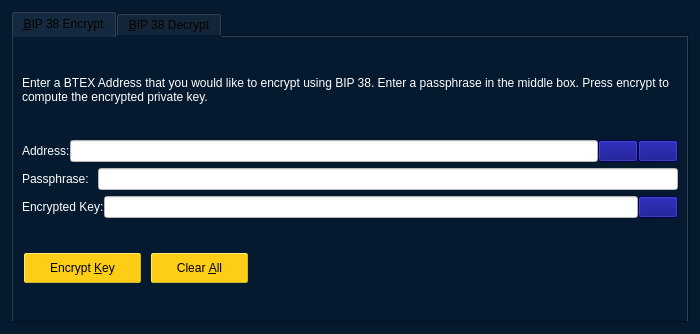
<?xml version="1.0" encoding="UTF-8"?>
<ui version="4.0">
 <class>Bip38ToolDialog</class>
 <widget class="QDialog" name="Bip38ToolDialog">
  <property name="geometry">
   <rect>
    <x>0</x>
    <y>0</y>
    <width>700</width>
    <height>334</height>
   </rect>
  </property>
  <property name="windowTitle">
   <string>BIP 38 Tool</string>
  </property>
  <property name="styleSheet">
   <string notr="true">background-color: rgb(5, 26, 47);
color: black;</string>
  </property>
  <property name="modal">
   <bool>true</bool>
  </property>
  <layout class="QVBoxLayout" name="verticalLayout">
   <item>
    <widget class="QTabWidget" name="tabWidget">
     <property name="styleSheet">
      <string notr="true"/>
     </property>
     <property name="currentIndex">
      <number>0</number>
     </property>
     <widget class="QWidget" name="tabBip38Encrypt">
      <attribute name="title">
       <string>&amp;BIP 38 Encrypt</string>
      </attribute>
      <layout class="QVBoxLayout" name="verticalLayout_SM">
       <item>
        <widget class="QLabel" name="infoLabel_ENC">
         <property name="styleSheet">
          <string notr="true">background: transparent;
color: white;</string>
         </property>
         <property name="text">
          <string>Enter a BTEX Address that you would like to encrypt using BIP 38. Enter a passphrase in the middle box. Press encrypt to compute the encrypted private key.</string>
         </property>
         <property name="textFormat">
          <enum>Qt::PlainText</enum>
         </property>
         <property name="wordWrap">
          <bool>true</bool>
         </property>
        </widget>
       </item>
       <item>
        <layout class="QHBoxLayout" name="horizontalLayout_1_ENC">
         <property name="spacing">
          <number>0</number>
         </property>
         <item>
          <widget class="QLabel" name="label_5">
           <property name="styleSheet">
            <string notr="true">background: transparent;
color: white;</string>
           </property>
           <property name="text">
            <string>Address:</string>
           </property>
          </widget>
         </item>
         <item>
          <widget class="QValidatedLineEdit" name="addressIn_ENC">
           <property name="toolTip">
            <string>The BTEX address to sign the message with</string>
           </property>
           <property name="styleSheet">
            <string notr="true">background-color:white;
color: black;</string>
           </property>
          </widget>
         </item>
         <item>
          <widget class="QPushButton" name="addressBookButton_ENC">
           <property name="toolTip">
            <string>Choose previously used address</string>
           </property>
           <property name="styleSheet">
            <string notr="true">color: black;
background-color: rgb(0, 0, 127);</string>
           </property>
           <property name="text">
            <string/>
           </property>
           <property name="icon">
            <iconset resource="../bitesax.qrc">
             <normaloff>:/icons/address-book</normaloff>:/icons/address-book</iconset>
           </property>
           <property name="shortcut">
            <string>Alt+A</string>
           </property>
           <property name="autoDefault">
            <bool>false</bool>
           </property>
          </widget>
         </item>
         <item>
          <widget class="QPushButton" name="pasteButton_ENC">
           <property name="toolTip">
            <string>Paste address from clipboard</string>
           </property>
           <property name="styleSheet">
            <string notr="true">background-color: rgb(0, 0, 127);
color: black;</string>
           </property>
           <property name="text">
            <string/>
           </property>
           <property name="icon">
            <iconset resource="../bitesax.qrc">
             <normaloff>:/icons/editpaste</normaloff>:/icons/editpaste</iconset>
           </property>
           <property name="shortcut">
            <string>Alt+P</string>
           </property>
           <property name="autoDefault">
            <bool>false</bool>
           </property>
          </widget>
         </item>
        </layout>
       </item>
       <item>
        <layout class="QHBoxLayout" name="horizontalLayout_5">
         <item>
          <widget class="QLabel" name="label_6">
           <property name="styleSheet">
            <string notr="true">background: transparent;
color: white;</string>
           </property>
           <property name="text">
            <string>Passphrase: </string>
           </property>
          </widget>
         </item>
         <item>
          <widget class="QLineEdit" name="passphraseIn_ENC">
           <property name="styleSheet">
            <string notr="true">background-color:white;
color: black;</string>
           </property>
           <property name="echoMode">
            <enum>QLineEdit::Password</enum>
           </property>
          </widget>
         </item>
        </layout>
       </item>
       <item>
        <layout class="QHBoxLayout" name="horizontalLayout_2_ENC">
         <property name="spacing">
          <number>0</number>
         </property>
         <item>
          <widget class="QLabel" name="encryptedKeyLabel_ENC">
           <property name="styleSheet">
            <string notr="true">abackground: transparent;
color: white;background: transparent</string>
           </property>
           <property name="text">
            <string>Encrypted Key:</string>
           </property>
           <property name="textFormat">
            <enum>Qt::PlainText</enum>
           </property>
          </widget>
         </item>
         <item>
          <widget class="QLineEdit" name="encryptedKeyOut_ENC">
           <property name="font">
            <font>
             <italic>true</italic>
            </font>
           </property>
           <property name="styleSheet">
            <string notr="true">background-color:white;
color: black;</string>
           </property>
           <property name="readOnly">
            <bool>true</bool>
           </property>
          </widget>
         </item>
         <item>
          <widget class="QPushButton" name="copyKeyButton_ENC">
           <property name="toolTip">
            <string>Copy the current signature to the system clipboard</string>
           </property>
           <property name="styleSheet">
            <string notr="true">background-color: rgb(0, 0, 127);
color:black</string>
           </property>
           <property name="text">
            <string/>
           </property>
           <property name="icon">
            <iconset resource="../bitesax.qrc">
             <normaloff>:/icons/editcopy</normaloff>:/icons/editcopy</iconset>
           </property>
           <property name="autoDefault">
            <bool>false</bool>
           </property>
          </widget>
         </item>
        </layout>
       </item>
       <item>
        <layout class="QHBoxLayout" name="horizontalLayout_3_ENC">
         <item>
          <widget class="QPushButton" name="encryptKeyButton_ENC">
           <property name="toolTip">
            <string>Sign the message to prove you own this BTEX address</string>
           </property>
           <property name="styleSheet">
            <string notr="true">QPushButton { /* Global Button Style */
	background-color: rgb(254, 206, 23);
	border-width: 1px;
	border-style: outset;
	border-color: #cbb62f;
	border-radius: 2px;
	color:#000000;
	font-size:12px;
	font-weight:normal;
	padding-left:25px;
	padding-right:25px;
	padding-top:1px;
	padding-bottom:1px;
	height: 26px;
	margin: 2px;
}
QPushButton:hover {
		background-color: rgb(206, 163, 153);
}

QPushButton:pressed {
	background-color: rgb(170, 255, 255);
	border:1px solid #000000;
}</string>
           </property>
           <property name="text">
            <string>Encrypt &amp;Key</string>
           </property>
           <property name="icon">
            <iconset resource="../bitesax.qrc">
             <normaloff>:/icons/edit</normaloff>:/icons/edit</iconset>
           </property>
           <property name="autoDefault">
            <bool>false</bool>
           </property>
          </widget>
         </item>
         <item>
          <widget class="QPushButton" name="clearButton_ENC">
           <property name="toolTip">
            <string>Reset all sign message fields</string>
           </property>
           <property name="styleSheet">
            <string notr="true">QPushButton { /* Global Button Style */
	background-color: rgb(254, 206, 23);
	border-width: 1px;
	border-style: outset;
	border-color: #cbb62f;
	border-radius: 2px;
	color:#000000;
	font-size:12px;
	font-weight:normal;
	padding-left:25px;
	padding-right:25px;
	padding-top:1px;
	padding-bottom:1px;
	height: 26px;
	margin: 2px;
}
QPushButton:hover {
		background-color: rgb(206, 163, 153);
}

QPushButton:pressed {
	background-color: rgb(170, 255, 255);
	border:1px solid #000000;
}</string>
           </property>
           <property name="text">
            <string>Clear &amp;All</string>
           </property>
           <property name="icon">
            <iconset resource="../bitesax.qrc">
             <normaloff>:/icons/remove</normaloff>:/icons/remove</iconset>
           </property>
           <property name="autoDefault">
            <bool>false</bool>
           </property>
          </widget>
         </item>
         <item>
          <spacer name="horizontalSpacer_1_ENC">
           <property name="orientation">
            <enum>Qt::Horizontal</enum>
           </property>
           <property name="sizeHint" stdset="0">
            <size>
             <width>40</width>
             <height>48</height>
            </size>
           </property>
          </spacer>
         </item>
         <item>
          <widget class="QLabel" name="statusLabel_ENC">
           <property name="font">
            <font>
             <weight>75</weight>
             <bold>true</bold>
            </font>
           </property>
           <property name="styleSheet">
            <string notr="true">background: transparent</string>
           </property>
           <property name="text">
            <string/>
           </property>
           <property name="wordWrap">
            <bool>true</bool>
           </property>
          </widget>
         </item>
         <item>
          <spacer name="horizontalSpacer_2_ENC">
           <property name="orientation">
            <enum>Qt::Horizontal</enum>
           </property>
           <property name="sizeHint" stdset="0">
            <size>
             <width>40</width>
             <height>48</height>
            </size>
           </property>
          </spacer>
         </item>
        </layout>
       </item>
      </layout>
     </widget>
     <widget class="QWidget" name="tabBip38Decrypt">
      <attribute name="title">
       <string>&amp;BIP 38 Decrypt</string>
      </attribute>
      <layout class="QVBoxLayout" name="verticalLayout_VM">
       <item>
        <widget class="QLabel" name="infoLabel_DEC">
         <property name="styleSheet">
          <string notr="true">background: transparent;
color: white;</string>
         </property>
         <property name="text">
          <string>Enter the BIP 38 encrypted private key. Enter the passphrase in the middle box. Click Decrypt Key to compute the private key. After the key is decrypted, clicking 'Import Address' will add this private key to the wallet.</string>
         </property>
         <property name="textFormat">
          <enum>Qt::PlainText</enum>
         </property>
         <property name="alignment">
          <set>Qt::AlignLeading|Qt::AlignLeft|Qt::AlignTop</set>
         </property>
         <property name="wordWrap">
          <bool>true</bool>
         </property>
        </widget>
       </item>
       <item>
        <layout class="QHBoxLayout" name="horizontalLayout_3">
         <item>
          <widget class="QLabel" name="label_2">
           <property name="styleSheet">
            <string notr="true">background: transparent;
color: white;</string>
           </property>
           <property name="text">
            <string>Encrypted Key:</string>
           </property>
          </widget>
         </item>
         <item>
          <widget class="QValidatedLineEdit" name="encryptedKeyIn_DEC">
           <property name="toolTip">
            <string>The BTEX address the message was signed with</string>
           </property>
           <property name="styleSheet">
            <string notr="true">background-color:white;
color: black;</string>
           </property>
          </widget>
         </item>
        </layout>
       </item>
       <item>
        <layout class="QHBoxLayout" name="horizontalLayout">
         <item>
          <widget class="QLabel" name="label">
           <property name="styleSheet">
            <string notr="true">background: transparent;
color: white;</string>
           </property>
           <property name="text">
            <string>Passphrase: </string>
           </property>
          </widget>
         </item>
         <item>
          <widget class="QLineEdit" name="passphraseIn_DEC">
           <property name="styleSheet">
            <string notr="true">background-color:white;
color: black;</string>
           </property>
           <property name="echoMode">
            <enum>QLineEdit::Password</enum>
           </property>
          </widget>
         </item>
        </layout>
       </item>
       <item>
        <layout class="QHBoxLayout" name="horizontalLayout_2_DEC">
         <item>
          <widget class="QPushButton" name="decryptKeyButton_DEC">
           <property name="toolTip">
            <string>Verify the message to ensure it was signed with the specified BTEX address</string>
           </property>
           <property name="styleSheet">
            <string notr="true">QPushButton { /* Global Button Style */
	background-color: rgb(254, 206, 23);
	border-width: 1px;
	border-style: outset;
	border-color: #cbb62f;
	border-radius: 2px;
	color:#000000;
	font-size:12px;
	font-weight:normal;
	padding-left:25px;
	padding-right:25px;
	padding-top:1px;
	padding-bottom:1px;
	height: 26px;
	margin: 2px;
}
QPushButton:hover {
		background-color: rgb(206, 163, 153);
}

QPushButton:pressed {
	background-color: rgb(170, 255, 255);
	border:1px solid #000000;
}</string>
           </property>
           <property name="text">
            <string>Decrypt &amp;Key</string>
           </property>
           <property name="icon">
            <iconset resource="../bitesax.qrc">
             <normaloff>:/icons/transaction_0</normaloff>:/icons/transaction_0</iconset>
           </property>
           <property name="autoDefault">
            <bool>false</bool>
           </property>
          </widget>
         </item>
         <item>
          <widget class="QPushButton" name="clearButton_DEC">
           <property name="toolTip">
            <string>Reset all verify message fields</string>
           </property>
           <property name="styleSheet">
            <string notr="true">QPushButton { /* Global Button Style */
	background-color: rgb(254, 206, 23);
	border-width: 1px;
	border-style: outset;
	border-color: #cbb62f;
	border-radius: 2px;
	color:#000000;
	font-size:12px;
	font-weight:normal;
	padding-left:25px;
	padding-right:25px;
	padding-top:1px;
	padding-bottom:1px;
	height: 26px;
	margin: 2px;
}
QPushButton:hover {
		background-color: rgb(206, 163, 153);
}

QPushButton:pressed {
	background-color: rgb(170, 255, 255);
	border:1px solid #000000;
}</string>
           </property>
           <property name="text">
            <string>Clear &amp;All</string>
           </property>
           <property name="icon">
            <iconset resource="../bitesax.qrc">
             <normaloff>:/icons/remove</normaloff>:/icons/remove</iconset>
           </property>
           <property name="autoDefault">
            <bool>false</bool>
           </property>
          </widget>
         </item>
         <item>
          <spacer name="horizontalSpacer_1_DEC">
           <property name="orientation">
            <enum>Qt::Horizontal</enum>
           </property>
           <property name="sizeHint" stdset="0">
            <size>
             <width>40</width>
             <height>48</height>
            </size>
           </property>
          </spacer>
         </item>
         <item>
          <widget class="QLabel" name="statusLabel_DEC">
           <property name="font">
            <font>
             <weight>75</weight>
             <bold>true</bold>
            </font>
           </property>
           <property name="styleSheet">
            <string notr="true">background: transparent</string>
           </property>
           <property name="text">
            <string/>
           </property>
           <property name="wordWrap">
            <bool>true</bool>
           </property>
          </widget>
         </item>
         <item>
          <spacer name="horizontalSpacer_2_DEC">
           <property name="orientation">
            <enum>Qt::Horizontal</enum>
           </property>
           <property name="sizeHint" stdset="0">
            <size>
             <width>40</width>
             <height>48</height>
            </size>
           </property>
          </spacer>
         </item>
        </layout>
       </item>
       <item>
        <layout class="QHBoxLayout" name="horizontalLayout_2">
         <item>
          <widget class="QLabel" name="label_3">
           <property name="styleSheet">
            <string notr="true">background: transparent;
color: white;</string>
           </property>
           <property name="text">
            <string>Decrypted Key:</string>
           </property>
          </widget>
         </item>
         <item>
          <widget class="QValidatedLineEdit" name="decryptedKeyOut_DEC">
           <property name="styleSheet">
            <string notr="true">background-color:white;
color: black;</string>
           </property>
          </widget>
         </item>
        </layout>
       </item>
       <item>
        <layout class="QHBoxLayout" name="horizontalLayout_4">
         <item>
          <widget class="QPushButton" name="importAddressButton_DEC">
           <property name="styleSheet">
            <string notr="true">QPushButton { /* Global Button Style */
	background-color: rgb(254, 206, 23);
	border-width: 1px;
	border-style: outset;
	border-color: #cbb62f;
	border-radius: 2px;
	color:#000000;
	font-size:12px;
	font-weight:normal;
	padding-left:25px;
	padding-right:25px;
	padding-top:1px;
	padding-bottom:1px;
	height: 26px;
	margin: 2px;
}
QPushButton:hover {
		background-color: rgb(206, 163, 153);
}

QPushButton:pressed {
	background-color: rgb(170, 255, 255);
	border:1px solid #000000;
}</string>
           </property>
           <property name="text">
            <string>Import Address</string>
           </property>
          </widget>
         </item>
         <item>
          <widget class="QLabel" name="label_4">
           <property name="styleSheet">
            <string notr="true">background: transparent;
color: white;</string>
           </property>
           <property name="text">
            <string>Address:</string>
           </property>
          </widget>
         </item>
         <item>
          <widget class="QLineEdit" name="addressOut_DEC">
           <property name="styleSheet">
            <string notr="true">background-color:white;
color: black;</string>
           </property>
          </widget>
         </item>
        </layout>
       </item>
      </layout>
     </widget>
    </widget>
   </item>
  </layout>
 </widget>
 <customwidgets>
  <customwidget>
   <class>QValidatedLineEdit</class>
   <extends>QLineEdit</extends>
   <header>qvalidatedlineedit.h</header>
  </customwidget>
 </customwidgets>
 <resources>
  <include location="../bitesax.qrc"/>
 </resources>
 <connections/>
</ui>
